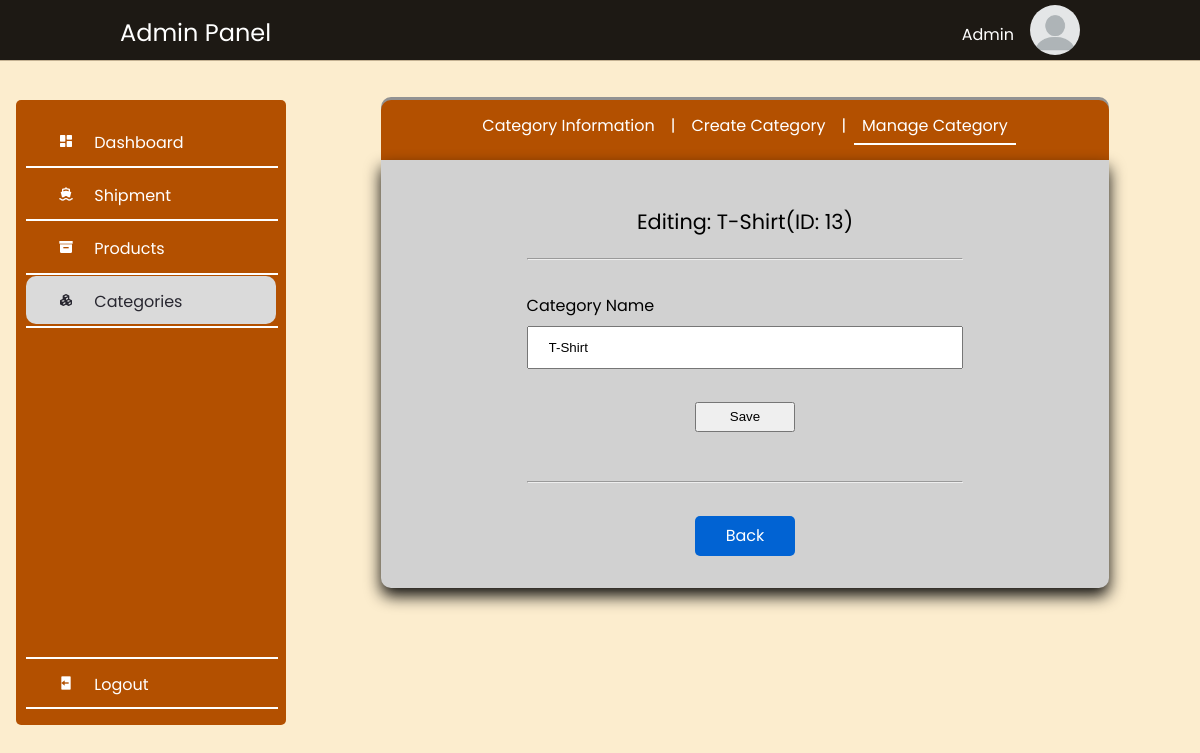
The app's page /edit_category.php?categoryID=13 (signed in) with its own data.
### tables this page shows
CREATE TABLE `user` (
  `uid` int(255) NOT NULL,
  `email` varchar(255) NOT NULL,
  `username` varchar(255) NOT NULL,
  `password` varchar(255) NOT NULL,
  `permission` varchar(255) NOT NULL DEFAULT '1',
  `profile_pic` varchar(255) NOT NULL DEFAULT 'user.jpg',
  `join_date` date DEFAULT current_timestamp()
);

CREATE TABLE `categories` (
  `categories_id` int(11) NOT NULL,
  `name` varchar(255) NOT NULL
);

### edit_category.php (the view, shortened to what this page needs)
<?php
    include('server.php');
    $username = $permission = $staffID = $profilePicture = $status = $submitErr = $submitOut = "";
    if($_SESSION["login"] !== true){
        header("location: login.php");
        exit;
    }else{
        $uid = $_SESSION["uid"];
        $sql_userInformation = "SELECT * FROM user WHERE uid='$uid'";
        $res_userInformation = mysqli_query($conn, $sql_userInformation);
        $row_userInformation = mysqli_fetch_array($res_userInformation);
        $username = $row_userInformation['username'];
    }
    $categoryID = $_REQUEST['categoryID'];
    $sql_categoryInformation = "SELECT * FROM categories WHERE categories_id='$categoryID'";
    $res_categoryInformation = mysqli_query($conn, $sql_categoryInformation);
    $row_categoryInformation = mysqli_fetch_array($res_categoryInformation);
?>
<!DOCTYPE html>
<html lang="en">
<head>
    <link rel="stylesheet" href="css/dashboard.css">
    <link href='https://unpkg.com/boxicons@2.0.7/css/boxicons.min.css' rel='stylesheet'>
</head>
<body class="body">
    <header>
        <div class="container-wrapper">
            <div id="container-wrapper-item1">
                <span id="admin-panel">Admin Panel</span>
            </div>
            <div id="container-wrapper-item2">
                <span id="wrapper-username"><?php echo $username; ?></span>
                <img id="wrapper-staff-pic" src="resource/staff_pic/<?php echo $row_userInformation['profile_pic']; ?>"></img>
            </div>
        </div>
    </header>
    <div style="height: 60px; width: 100%;"></div>
    <section id="main-container">
        <div class="nav-menu">
            <a style="text-decoration: none;" href="dashboard.php">
                <div class="nav-menu-items">
                    <i class='bx bxs-dashboard icon'></i>
                    <span>Dashboard</span>
                </div>
            </a>
            <hr>
            <a href="shipment_information.php" style="text-decoration: none;">
                <div class="nav-menu-items">
                    <i class='bx bxs-ship icon'></i>
                    <span>Shipment</span>
                </div>
            </a>
            <hr>
            <a href="product_information.php" style="text-decoration: none;">
                <div class="nav-menu-items">
                    <i class='bx bxs-box icon'></i>
                    <span>Products</span>
                </div>
            </a>
            <hr>
            <a href="category_information.php" style="text-decoration: none;">
                <div style="background-color: rgb(218, 218, 218); border-radius: 10px; color: #282730;" class="nav-menu-items">
                    <i class='bx bxs-component icon'></i>
                    <span>Categories</span>
                </div>
            </a>
            <hr>
            <a href="logout.php">
                <div id="logout-menu" class="nav-menu-items">
                    <hr>
                    <i class='bx bxs-log-out icon'></i>
                    <span>Logout</span>
                    <hr>
                </div>
            </a>
        </div>
        <div class="nav-bar-breaker">
        </div>
        <div class="main-container">
            <div class="container-nav-bar">
                <a href="category_information.php" style="text-decoration: none;">
                    <div class="container-nav-bar-items">
                        <span>Category Information</span>
                    </div>
                </a>
                <div class="container-nav-bar-items">
                    <span>|</span>
                </div>
                <a style="text-decoration: none;" href="category_create.php">
                    <div class="container-nav-bar-items">
                        <span>Create Category</span>
                    </div>
                </a>
                <div class="container-nav-bar-items">
                    <span>|</span>
                </div>
                <a style="text-decoration: none;" href="category_manage.php">
                    <div style="border-bottom: 2px solid white;" class="container-nav-bar-items">
                        <span>Manage Category</span>
                    </div>
                </a>
            </div>
            <div class="container-items">
                <div style="width: 60%; margin: auto;">
                    <br>
                    <p id="editing-category-header">Editing: <?php echo $row_categoryInformation['name'];?>(ID: <?php echo $categoryID; ?>)</p>
                    <hr>
                    <br>
                    <form action="<?php $_SERVER['PHP_SELF']; ?>" method="post" enctype="multipart/form-data">
                        <label for="fname">Category Name</label>
                        <input type="text" value="<?php echo $row_categoryInformation['name']; ?>" id="fname" name="category-name">
                        <br><br>
                        <center>
                            <input type="submit" name="submit" id="submit-btn" value="Save">
                        </center>
                    </form>
                    <br><hr><br>
                    <div onclick="window.location='category_manage.php'" class="back-btn"><span>Back</span></div>
                </div>
            </div>
        </div>
    </section>
</body>
</html>

### css/dashboard.css (style rules this page uses)
body { margin: 0px; padding: 0px; font-family: "Poppins" , sans-serif; background-color: rgb(252, 237, 206); padding-bottom: 5rem; }
header { position: fixed; background-color: rgb(29, 25, 20); width: 100%; height: 60px; border-bottom: 1px solid rgb(196, 178, 147); color: rgb(255, 255, 255); z-index: 10; }
.container-wrapper { display : flex; width: 80%; height: 100%; margin: auto; }
.container-wrapper div { width: 100%; }
#container-wrapper-item1 { margin-top: 15px; display: flex; justify-content: left; }
#container-wrapper-item2 { margin-top: 15px; display: flex; justify-content: right; }
#admin-panel { font-size: 1.5rem; }
section { display: flex; }
#wrapper-staff-pic { border-radius: 50%; width: 50px; height: 50px; margin-top: -10px; display: inline; }
#wrapper-username { margin-right: 1rem; margin-top: 7px; }
#main-container { height: 100%; min-width: 900px; }
.nav-menu { position: absolute; background-color: #b35000; padding: 10px; padding-top: 15px; width: 250px; height: 75%; margin-top: 2.5rem; margin-left: 1rem; border-radius: 5px; z-index: 5; }
.nav-menu div { color: white; margin-top: 0.1rem; margin-bottom: 0.1rem; }
#logout-menu { position: absolute; width: 250px; bottom: 0; margin-bottom: 1rem; }
.nav-menu-items i { margin-right: 1rem; margin-left: 2rem; margin-top: 1rem; margin-bottom: 1rem; }
.nav-menu hr { width: 100%; margin-top: 0px; margin-bottom: 0px; color: black; background-color: white; border: 1px solid white; }
.main-container { margin: auto; width: 100%; }
.nav-bar-breaker { width: 290px; min-width: 290px; }
.container-items { margin: auto; width: 80%; background-color: rgb(209, 209, 209); padding-bottom: 2rem; box-shadow: 0px 8px 16px 0px rgba(0, 0, 0, 0.945); border-radius: 0px 0px 10px 10px; }
.container-nav-bar { margin: auto; background-color: #b35000; width: 80%; height: 60px; margin-top: 40px; display: flex; border-radius: 10px 10px 0px 0px; box-shadow: rgb(146, 146, 146) 0px -3px; justify-content: center; }
.container-nav-bar-items span { color: white; margin-left: 0.5rem; margin-right: 0.5rem; }
.container-nav-bar-items { height: 30px; margin-top: 13px; }
input[type=text] { width: 100%; padding: 12px 20px; margin: 8px 0; box-sizing: border-box; }
#submit-btn { margin: auto; width: 100px; height: 30px; }
#editing-category-header { text-align: center; font-size: 1.3rem; }
.back-btn { margin: auto; width: 100px; height: 40px; color: white; text-align: center;; background-color: #0163d3; border-radius: 5px; }
.back-btn span { position: relative; top: 7px; }

### records on screen
user: username "Admin", profile_pic (placeholder picture)
categories: name "T-Shirt", category-name "T-Shirt"

### other values on screen
$categoryID "13"
